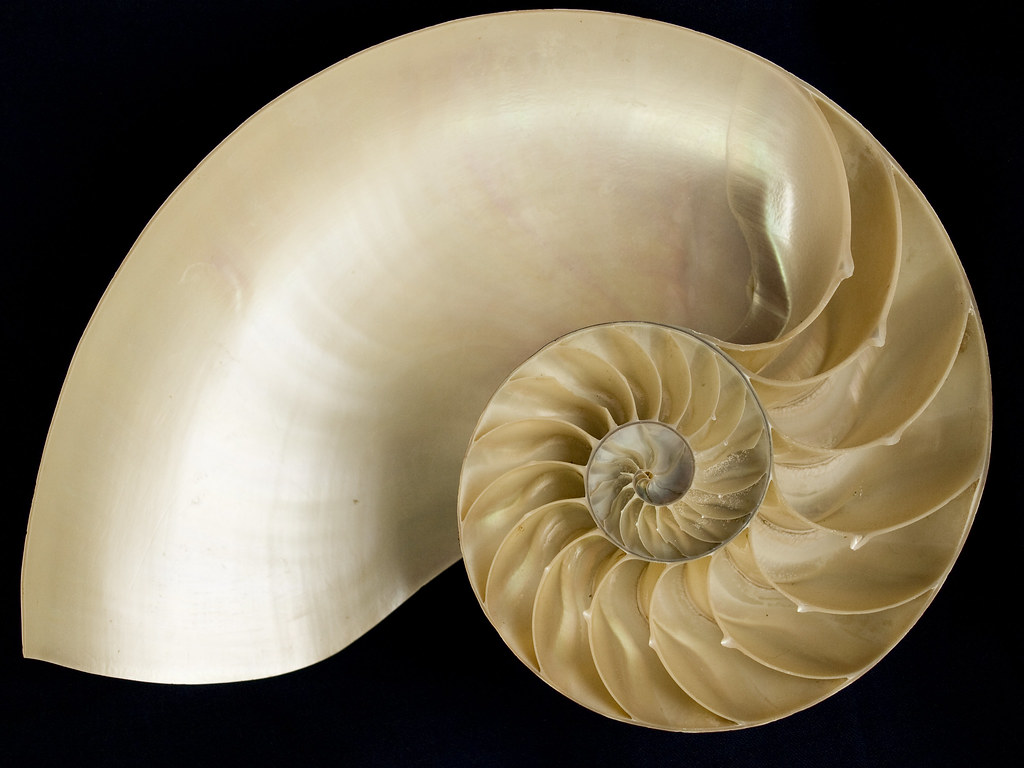
#> input picture spiral.jpg, 1024 x 768 px
$ python interactive_contour.py
#> lines starting #> are read from the running program, lines starting #| are printed output that depends on the picture; after the words box and inside, x2 and y2 are one past the last pixel; in counts of white or black regions, pixels touching at a corner belong together
import cv2
import numpy as np

# グローバル変数でクリック位置を保持
click_point = None

def mouse_callback(event, x, y, flags, param):
    global click_point
    if event == cv2.EVENT_LBUTTONDOWN:
        click_point = (x, y)
        print(f"クリックを検出: ({x}, {y})")

def select_contour_interactively(image_path):
#> called with image_path = 'spiral.jpg'
    global click_point

    original_image = cv2.imread(image_path)
#> original_image is the input picture: shape (768, 1024, 3); mean B, G, R 91.2, 113.3, 124
    if original_image is None: return None

    # 輪郭抽出までを行う
    gray = cv2.cvtColor(original_image, cv2.COLOR_BGR2GRAY)
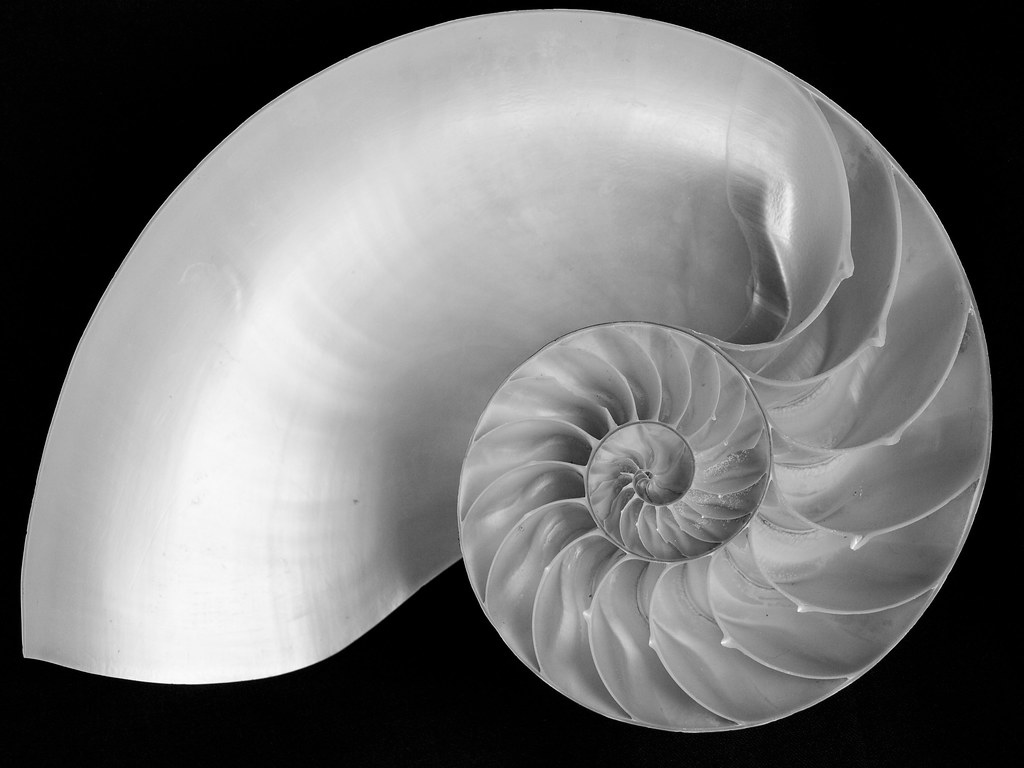
#> gray: shape (768, 1024); min 0, max 254, mean 114
    blurred = cv2.GaussianBlur(gray, (5, 5), 0)
    edges = cv2.Canny(blurred, 50, 150)
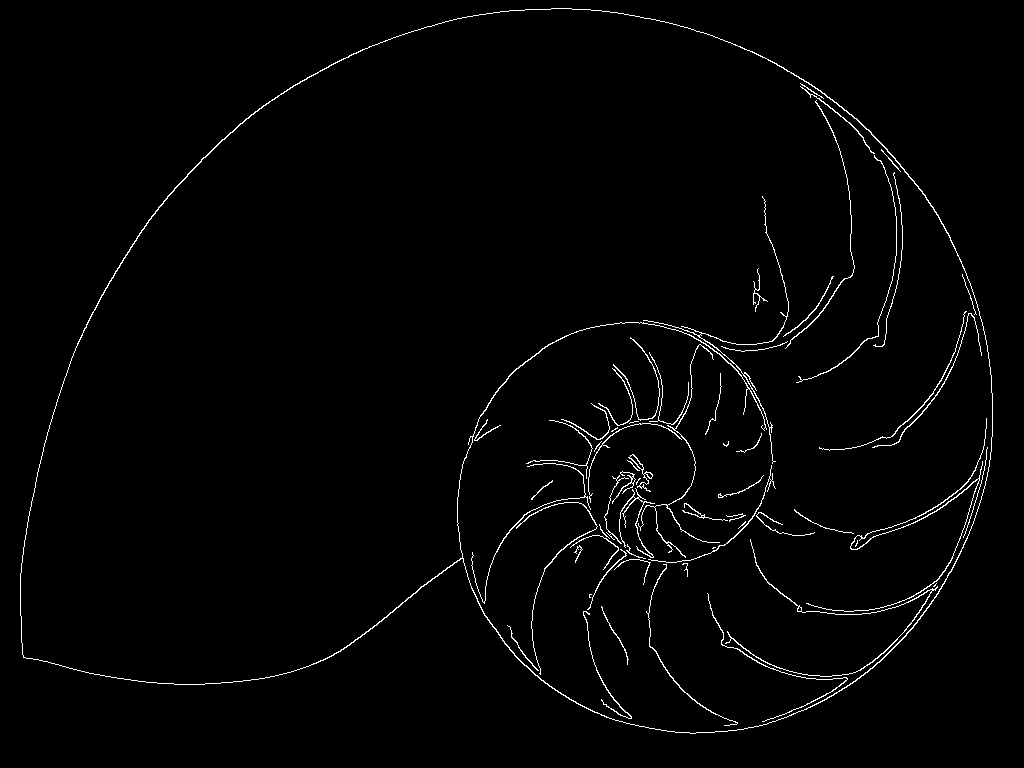
#> edges: shape (768, 1024); 1.6% white in thin lines or dots, all inside (x1, y1, x2, y2) = (20, 8, 993, 734)
    contours, _ = cv2.findContours(edges, cv2.RETR_LIST, cv2.CHAIN_APPROX_SIMPLE)
#> contours = 72 contours, 35 with area under 20; largest, box (x1, y1, x2, y2) and area: (20, 8, 993, 734) 530260, (20, 8, 993, 734) 529382, (725, 539, 938, 677) 158, (806, 418, 987, 612) 152, (628, 454, 653, 492) 118

    if not contours:
        print("輪郭がありません。")
        return None

    # ウィンドウを作成し、マウスコールバックを設定
    window_name = 'Select a Contour by Clicking'
    try:
        cv2.namedWindow(window_name)
        cv2.setMouseCallback(window_name, mouse_callback)
    except cv2.error as e:
        print("OpenCVのGUI機能がサポートされていません。画像ウィンドウを開けません。")
        print("エラー詳細:", e)
        return None

    print("分析したい螺旋の近くをクリックして、何かキーを押してください...")

    selected_contour = None

    while True:
        display_image = original_image.copy()

        if click_point:
            # 最もクリック位置に近い輪郭を探す
            min_dist = float('inf')
            for contour in contours:
                # cv2.pointPolygonTestは点と輪郭の距離を返す
                dist = cv2.pointPolygonTest(contour, click_point, True)
                # 最も「内側」にあるか、最も近くにある輪郭を選ぶ
                if abs(dist) < min_dist:
                    min_dist = abs(dist)
                    selected_contour = contour

        # 見つかった輪郭をハイライト表示
        if selected_contour is not None:
            cv2.drawContours(display_image, [selected_contour], -1, (0, 255, 0), 3)

        try:
            cv2.imshow(window_name, display_image)
        except cv2.error as e:
            print("OpenCVのGUI機能がサポートされていません。画像ウィンドウを開けません。")
            print("エラー詳細:", e)
            break

        # キーが押されたらループを抜ける
        key = cv2.waitKey(1) & 0xFF
#> (key Esc is pressed here)
        if key != 255: # 何かキーが押された
            break

    cv2.destroyAllWindows()
    return selected_contour

# --- 実行部分 ---
if __name__ == '__main__':
    largest_contour = select_contour_interactively('spiral.jpg')

    if largest_contour is not None:
        print("輪郭が選択されました。この輪郭を使ってフィッティング処理に進みます。")
        # ここに、ステップ3以降のフィッティングコードを続ける
    else:
        print("輪郭は選択されませんでした。")
